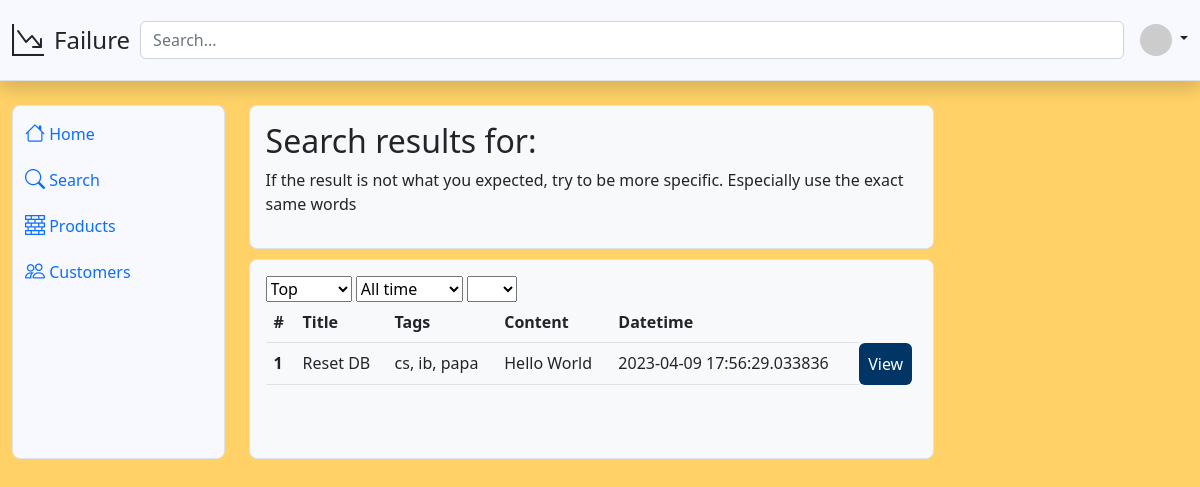
Before: /search with the older database file.
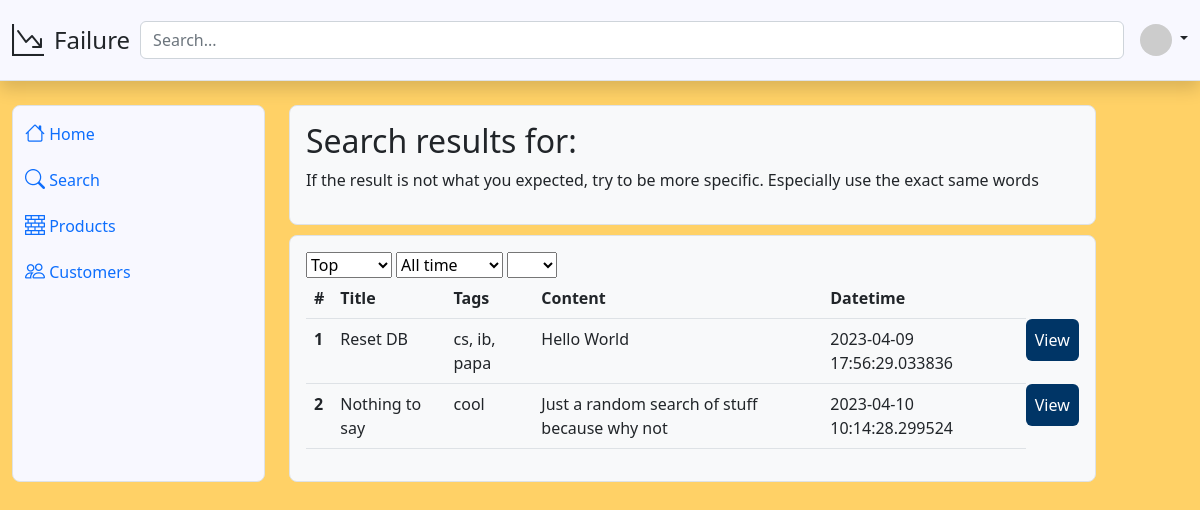
After: the same page with the newer database file.
### db_schema.py (models this page shows)
class Post(Base):
    __tablename__ = 'post'
    id = Column(Integer, primary_key=True)
    title = Column(String)
    content = Column(String)
    tags = Column(String)
    datetime = Column(String)
    rating = Column(Integer)
    user_id = Column(Integer, ForeignKey('user.id', ondelete='CASCADE'))

### main.py (the view)
@app.route('/search', methods=['GET'])
def search():
    search = request.args.get('search')
    if search is None:
        search = ''
        print("Searched nothing")
    sort = request.args.get('sort')
    if sort is None:
        sort = 'top'
    time = request.args.get('time')
    if time is None:
        time = 'all'
    quantity = request.args.get('quantity')
    if quantity is None:
        quantity = 20
    try:
        quantity = int(quantity)
    except:
        quantity = 20
    db = DatabaseHandler()
    posts = db.search_posts(search, sort, time, quantity)
    db.close()
    print("SEARCH: ", search)
    for post in posts:
        print(post)
    return render_template('search.html', search=search, posts=posts)

### db_handler.py (called while the page is built)
    def close(self):
        self.session.close()

### templates/search.html (shortened to what this page needs)
{% extends 'base.html' %}
{% block content %}
<main class="col overflow-auto h-100" onload="PostsetDropdownValuesFromUrlParams()">
    <div class="bg-light border rounded-3 p-3">
        <h2>Search results for: {{ search }}</h2>
        <p>If the result is not what you expected, try to be more specific. Especially use the exact same words</p>
    </div>
    <div class="bg-light border rounded-3 p-3" style="margin-top: 10px;min-height: 200px;">
        <form method="get">
            <select class="dropdown" id="Search_first-dropdown" onchange="Search_populateSecondDropdown()">
                <option value="top">Top</option>
            </select>
            <select id="Search_second-dropdown" onchange="Search_redirectforsecondDropdown()">
                <option value="all">All time</option>
            </select>
            <select class="dropdown" id="Search_quantity-dropdown" onchange="Set_Search_quantity_limit()">
            </select>
        </form>
        <table class="table">
            <thead>
                <tr>
                <th scope="col">#</th>
                <th scope="col">Title</th>
                <th scope="col">Tags</th>
                <th scope="col">Content</th>
                <th scope="col">Datetime</th>
                </tr>
            </thead>
            <tbody>
                {% for post in posts %}
                <tr>
                    <th scope="row">{{ post.id }}</th>
                    <td>{{ post.title }}</td>
                    <td>{{ post.tags }}</td>
                    <td>{{ post.content }}</td>
                    <td>{{ post.datetime }}</td>
                    <td
                    <button type="button" class="btn" style="background-color: #003566;color: white;" onclick="window.location.href='/post/{{post.id}}'">View</button>
                    </td>
                </tr>
                {% endfor %}
            </tbody>
            </table>
    </div>
</main>
{% endblock %}

Changed rows visible on the page:
added Post: id "2", title "Nothing to say", tags "cool", content "Just a random search of stuff because why not", datetime "2023-04-10 10:14:28.299524"
